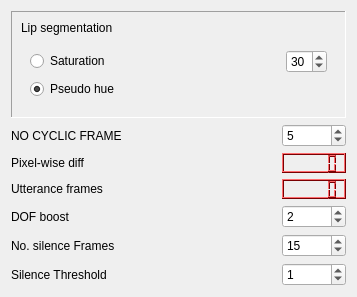
        <widget class="QWidget" name="tab_5">
         <attribute name="title">
          <string>Config</string>
         </attribute>
         <layout class="QGridLayout" name="gridLayout_12">
          <item row="0" column="0" colspan="3">
           <widget class="QFrame" name="frame_5">
            <property name="maximumSize">
             <size>
              <width>16777215</width>
              <height>120</height>
             </size>
            </property>
            <property name="frameShape">
             <enum>QFrame::Panel</enum>
            </property>
            <property name="frameShadow">
             <enum>QFrame::Sunken</enum>
            </property>
            <layout class="QGridLayout" name="gridLayout_13">
             <item row="0" column="0">
              <widget class="QLabel" name="label_13">
               <property name="maximumSize">
                <size>
                 <width>16777215</width>
                 <height>20</height>
                </size>
               </property>
               <property name="text">
                <string>Lip segmentation</string>
               </property>
              </widget>
             </item>
             <item row="1" column="0">
              <widget class="QFrame" name="frame_8">
               <property name="maximumSize">
                <size>
                 <width>16777215</width>
                 <height>80</height>
                </size>
               </property>
               <property name="frameShape">
                <enum>QFrame::NoFrame</enum>
               </property>
               <property name="frameShadow">
                <enum>QFrame::Plain</enum>
               </property>
               <layout class="QGridLayout" name="gridLayout_14">
                <item row="0" column="1">
                 <spacer name="horizontalSpacer_4">
                  <property name="orientation">
                   <enum>Qt::Horizontal</enum>
                  </property>
                  <property name="sizeHint" stdset="0">
                   <size>
                    <width>148</width>
                    <height>20</height>
                   </size>
                  </property>
                 </spacer>
                </item>
                <item row="0" column="0">
                 <widget class="QRadioButton" name="rbSaturation">
                  <property name="text">
                   <string>Saturation</string>
                  </property>
                  <property name="checked">
                   <bool>false</bool>
                  </property>
                 </widget>
                </item>
                <item row="1" column="0">
                 <widget class="QRadioButton" name="rbPseudoHue">
                  <property name="text">
                   <string>Pseudo hue</string>
                  </property>
                  <property name="checked">
                   <bool>true</bool>
                  </property>
                 </widget>
                </item>
                <item row="0" column="2">
                 <widget class="QSpinBox" name="sbSaturation">
                  <property name="value">
                   <number>30</number>
                  </property>
                 </widget>
                </item>
               </layout>
              </widget>
             </item>
            </layout>
           </widget>
          </item>
          <item row="1" column="0">
           <widget class="QLabel" name="label_14">
            <property name="text">
             <string>NO CYCLIC FRAME</string>
            </property>
           </widget>
          </item>
          <item row="1" column="2">
           <widget class="QSpinBox" name="sbNOCF">
            <property name="value">
             <number>5</number>
            </property>
           </widget>
          </item>
          <item row="2" column="0">
           <widget class="QLabel" name="label_4">
            <property name="text">
             <string>Pixel-wise diff</string>
            </property>
           </widget>
          </item>
          <item row="2" column="1">
           <spacer name="horizontalSpacer_3">
            <property name="orientation">
             <enum>Qt::Horizontal</enum>
            </property>
            <property name="sizeHint" stdset="0">
             <size>
              <width>148</width>
              <height>20</height>
             </size>
            </property>
           </spacer>
          </item>
          <item row="2" column="2">
           <widget class="QLCDNumber" name="lcdPixelWiseDiff">
            <property name="maximumSize">
             <size>
              <width>16777215</width>
              <height>20</height>
             </size>
            </property>
            <property name="palette">
             <palette>
              <active>
               <colorrole role="WindowText">
                <brush brushstyle="SolidPattern">
                 <color alpha="255">
                  <red>0</red>
                  <green>0</green>
                  <blue>0</blue>
                 </color>
                </brush>
               </colorrole>
               <colorrole role="Button">
                <brush brushstyle="SolidPattern">
                 <color alpha="255">
                  <red>242</red>
                  <green>0</green>
                  <blue>4</blue>
                 </color>
                </brush>
               </colorrole>
               <colorrole role="Light">
                <brush brushstyle="SolidPattern">
                 <color alpha="255">
                  <red>255</red>
                  <green>108</green>
                  <blue>110</blue>
                 </color>
                </brush>
               </colorrole>
               <colorrole role="Midlight">
                <brush brushstyle="SolidPattern">
                 <color alpha="255">
                  <red>248</red>
                  <green>54</green>
                  <blue>57</blue>
                 </color>
                </brush>
               </colorrole>
               <colorrole role="Dark">
                <brush brushstyle="SolidPattern">
                 <color alpha="255">
                  <red>121</red>
                  <green>0</green>
                  <blue>2</blue>
                 </color>
                </brush>
               </colorrole>
               <colorrole role="Mid">
                <brush brushstyle="SolidPattern">
                 <color alpha="255">
                  <red>161</red>
                  <green>0</green>
                  <blue>2</blue>
                 </color>
                </brush>
               </colorrole>
               <colorrole role="Text">
                <brush brushstyle="SolidPattern">
                 <color alpha="255">
                  <red>0</red>
                  <green>0</green>
                  <blue>0</blue>
                 </color>
                </brush>
               </colorrole>
               <colorrole role="BrightText">
                <brush brushstyle="SolidPattern">
                 <color alpha="255">
                  <red>255</red>
                  <green>255</green>
                  <blue>255</blue>
                 </color>
                </brush>
               </colorrole>
               <colorrole role="ButtonText">
                <brush brushstyle="SolidPattern">
                 <color alpha="255">
                  <red>0</red>
                  <green>0</green>
                  <blue>0</blue>
                 </color>
                </brush>
               </colorrole>
               <colorrole role="Base">
                <brush brushstyle="SolidPattern">
                 <color alpha="255">
                  <red>255</red>
                  <green>255</green>
                  <blue>255</blue>
                 </color>
                </brush>
               </colorrole>
               <colorrole role="Window">
                <brush brushstyle="SolidPattern">
                 <color alpha="255">
                  <red>242</red>
                  <green>0</green>
                  <blue>4</blue>
                 </color>
                </brush>
               </colorrole>
               <colorrole role="Shadow">
                <brush brushstyle="SolidPattern">
                 <color alpha="255">
                  <red>0</red>
                  <green>0</green>
                  <blue>0</blue>
                 </color>
                </brush>
               </colorrole>
               <colorrole role="AlternateBase">
                <brush brushstyle="SolidPattern">
                 <color alpha="255">
                  <red>248</red>
                  <green>127</green>
                  <blue>129</blue>
                 </color>
                </brush>
               </colorrole>
               <colorrole role="ToolTipBase">
                <brush brushstyle="SolidPattern">
                 <color alpha="255">
                  <red>255</red>
                  <green>255</green>
                  <blue>220</blue>
                 </color>
                </brush>
               </colorrole>
               <colorrole role="ToolTipText">
                <brush brushstyle="SolidPattern">
                 <color alpha="255">
                  <red>0</red>
                  <green>0</green>
                  <blue>0</blue>
                 </color>
                </brush>
               </colorrole>
              </active>
              <inactive>
               <colorrole role="WindowText">
                <brush brushstyle="SolidPattern">
                 <color alpha="255">
                  <red>0</red>
                  <green>0</green>
                  <blue>0</blue>
                 </color>
                </brush>
               </colorrole>
               <colorrole role="Button">
                <brush brushstyle="SolidPattern">
                 <color alpha="255">
                  <red>242</red>
                  <green>0</green>
                  <blue>4</blue>
                 </color>
                </brush>
               </colorrole>
               <colorrole role="Light">
                <brush brushstyle="SolidPattern">
                 <color alpha="255">
                  <red>255</red>
                  <green>108</green>
                  <blue>110</blue>
                 </color>
                </brush>
               </colorrole>
               <colorrole role="Midlight">
                <brush brushstyle="SolidPattern">
                 <color alpha="255">
                  <red>248</red>
                  <green>54</green>
                  <blue>57</blue>
                 </color>
                </brush>
               </colorrole>
               <colorrole role="Dark">
                <brush brushstyle="SolidPattern">
                 <color alpha="255">
                  <red>121</red>
                  <green>0</green>
                  <blue>2</blue>
                 </color>
                </brush>
               </colorrole>
               <colorrole role="Mid">
                <brush brushstyle="SolidPattern">
                 <color alpha="255">
                  <red>161</red>
                  <green>0</green>
                  <blue>2</blue>
                 </color>
                </brush>
               </colorrole>
               <colorrole role="Text">
                <brush brushstyle="SolidPattern">
                 <color alpha="255">
                  <red>0</red>
                  <green>0</green>
                  <blue>0</blue>
                 </color>
                </brush>
               </colorrole>
               <colorrole role="BrightText">
                <brush brushstyle="SolidPattern">
                 <color alpha="255">
                  <red>255</red>
                  <green>255</green>
                  <blue>255</blue>
                 </color>
                </brush>
               </colorrole>
               <colorrole role="ButtonText">
                <brush brushstyle="SolidPattern">
                 <color alpha="255">
                  <red>0</red>
                  <green>0</green>
                  <blue>0</blue>
                 </color>
                </brush>
               </colorrole>
               <colorrole role="Base">
                <brush brushstyle="SolidPattern">
                 <color alpha="255">
                  <red>255</red>
                  <green>255</green>
                  <blue>255</blue>
                 </color>
                </brush>
               </colorrole>
               <colorrole role="Window">
                <brush brushstyle="SolidPattern">
                 <color alpha="255">
                  <red>242</red>
                  <green>0</green>
                  <blue>4</blue>
                 </color>
                </brush>
               </colorrole>
               <colorrole role="Shadow">
                <brush brushstyle="SolidPattern">
                 <color alpha="255">
                  <red>0</red>
                  <green>0</green>
                  <blue>0</blue>
                 </color>
                </brush>
               </colorrole>
               <colorrole role="AlternateBase">
                <brush brushstyle="SolidPattern">
                 <color alpha="255">
                  <red>248</red>
                  <green>127</green>
                  <blue>129</blue>
                 </color>
                </brush>
               </colorrole>
               <colorrole role="ToolTipBase">
                <brush brushstyle="SolidPattern">
                 <color alpha="255">
                  <red>255</red>
                  <green>255</green>
                  <blue>220</blue>
                 </color>
                </brush>
               </colorrole>
               <colorrole role="ToolTipText">
                <brush brushstyle="SolidPattern">
                 <color alpha="255">
                  <red>0</red>
                  <green>0</green>
                  <blue>0</blue>
                 </color>
                </brush>
               </colorrole>
              </inactive>
              <disabled>
               <colorrole role="WindowText">
                <brush brushstyle="SolidPattern">
                 <color alpha="255">
                  <red>121</red>
                  <green>0</green>
                  <blue>2</blue>
                 </color>
                </brush>
               </colorrole>
               <colorrole role="Button">
                <brush brushstyle="SolidPattern">
                 <color alpha="255">
                  <red>242</red>
                  <green>0</green>
                  <blue>4</blue>
                 </color>
                </brush>
               </colorrole>
               <colorrole role="Light">
                <brush brushstyle="SolidPattern">
                 <color alpha="255">
                  <red>255</red>
                  <green>108</green>
                  <blue>110</blue>
                 </color>
                </brush>
               </colorrole>
               <colorrole role="Midlight">
                <brush brushstyle="SolidPattern">
                 <color alpha="255">
                  <red>248</red>
                  <green>54</green>
                  <blue>57</blue>
                 </color>
                </brush>
               </colorrole>
               <colorrole role="Dark">
                <brush brushstyle="SolidPattern">
                 <color alpha="255">
                  <red>121</red>
                  <green>0</green>
                  <blue>2</blue>
                 </color>
                </brush>
               </colorrole>
               <colorrole role="Mid">
                <brush brushstyle="SolidPattern">
                 <color alpha="255">
                  <red>161</red>
                  <green>0</green>
                  <blue>2</blue>
                 </color>
                </brush>
               </colorrole>
               <colorrole role="Text">
                <brush brushstyle="SolidPattern">
                 <color alpha="255">
                  <red>121</red>
                  <green>0</green>
                  <blue>2</blue>
                 </color>
                </brush>
               </colorrole>
               <colorrole role="BrightText">
                <brush brushstyle="SolidPattern">
                 <color alpha="255">
                  <red>255</red>
                  <green>255</green>
                  <blue>255</blue>
                 </color>
                </brush>
               </colorrole>
               <colorrole role="ButtonText">
                <brush brushstyle="SolidPattern">
                 <color alpha="255">
                  <red>121</red>
                  <green>0</green>
                  <blue>2</blue>
                 </color>
                </brush>
               </colorrole>
               <colorrole role="Base">
                <brush brushstyle="SolidPattern">
                 <color alpha="255">
                  <red>242</red>
                  <green>0</green>
                  <blue>4</blue>
                 </color>
                </brush>
               </colorrole>
               <colorrole role="Window">
                <brush brushstyle="SolidPattern">
                 <color alpha="255">
                  <red>242</red>
                  <green>0</green>
                  <blue>4</blue>
                 </color>
                </brush>
               </colorrole>
               <colorrole role="Shadow">
                <brush brushstyle="SolidPattern">
                 <color alpha="255">
                  <red>0</red>
                  <green>0</green>
                  <blue>0</blue>
                 </color>
                </brush>
               </colorrole>
               <colorrole role="AlternateBase">
                <brush brushstyle="SolidPattern">
                 <color alpha="255">
                  <red>242</red>
                  <green>0</green>
                  <blue>4</blue>
                 </color>
                </brush>
               </colorrole>
               <colorrole role="ToolTipBase">
                <brush brushstyle="SolidPattern">
                 <color alpha="255">
                  <red>255</red>
                  <green>255</green>
                  <blue>220</blue>
                 </color>
                </brush>
               </colorrole>
               <colorrole role="ToolTipText">
                <brush brushstyle="SolidPattern">
                 <color alpha="255">
                  <red>0</red>
                  <green>0</green>
                  <blue>0</blue>
                 </color>
                </brush>
               </colorrole>
              </disabled>
             </palette>
            </property>
            <property name="font">
             <font>
              <weight>75</weight>
              <italic>false</italic>
              <bold>true</bold>
             </font>
            </property>
           </widget>
          </item>
          <item row="3" column="0">
           <widget class="QLabel" name="label_9">
            <property name="text">
             <string>Utterance frames</string>
            </property>
           </widget>
          </item>
          <item row="3" column="2">
           <widget class="QLCDNumber" name="lcdUtterance">
            <property name="maximumSize">
             <size>
              <width>16777215</width>
              <height>20</height>
             </size>
            </property>
            <property name="palette">
             <palette>
              <active>
               <colorrole role="WindowText">
                <brush brushstyle="SolidPattern">
                 <color alpha="255">
                  <red>0</red>
                  <green>0</green>
                  <blue>0</blue>
                 </color>
                </brush>
               </colorrole>
               <colorrole role="Button">
                <brush brushstyle="SolidPattern">
                 <color alpha="255">
                  <red>242</red>
                  <green>0</green>
                  <blue>4</blue>
                 </color>
                </brush>
               </colorrole>
               <colorrole role="Light">
                <brush brushstyle="SolidPattern">
                 <color alpha="255">
                  <red>255</red>
                  <green>108</green>
                  <blue>110</blue>
                 </color>
                </brush>
               </colorrole>
               <colorrole role="Midlight">
                <brush brushstyle="SolidPattern">
                 <color alpha="255">
                  <red>248</red>
                  <green>54</green>
                  <blue>57</blue>
                 </color>
                </brush>
               </colorrole>
               <colorrole role="Dark">
                <brush brushstyle="SolidPattern">
                 <color alpha="255">
                  <red>121</red>
                  <green>0</green>
                  <blue>2</blue>
                 </color>
                </brush>
               </colorrole>
               <colorrole role="Mid">
                <brush brushstyle="SolidPattern">
                 <color alpha="255">
                  <red>161</red>
                  <green>0</green>
                  <blue>2</blue>
                 </color>
                </brush>
               </colorrole>
               <colorrole role="Text">
                <brush brushstyle="SolidPattern">
                 <color alpha="255">
                  <red>0</red>
                  <green>0</green>
                  <blue>0</blue>
                 </color>
                </brush>
               </colorrole>
               <colorrole role="BrightText">
                <brush brushstyle="SolidPattern">
                 <color alpha="255">
                  <red>255</red>
                  <green>255</green>
                  <blue>255</blue>
                 </color>
                </brush>
               </colorrole>
               <colorrole role="ButtonText">
                <brush brushstyle="SolidPattern">
                 <color alpha="255">
                  <red>0</red>
                  <green>0</green>
                  <blue>0</blue>
                 </color>
                </brush>
               </colorrole>
               <colorrole role="Base">
                <brush brushstyle="SolidPattern">
                 <color alpha="255">
                  <red>255</red>
                  <green>255</green>
                  <blue>255</blue>
                 </color>
                </brush>
               </colorrole>
               <colorrole role="Window">
                <brush brushstyle="SolidPattern">
                 <color alpha="255">
                  <red>242</red>
                  <green>0</green>
                  <blue>4</blue>
                 </color>
                </brush>
               </colorrole>
               <colorrole role="Shadow">
                <brush brushstyle="SolidPattern">
                 <color alpha="255">
                  <red>0</red>
                  <green>0</green>
                  <blue>0</blue>
                 </color>
                </brush>
               </colorrole>
               <colorrole role="AlternateBase">
                <brush brushstyle="SolidPattern">
                 <color alpha="255">
                  <red>248</red>
                  <green>127</green>
                  <blue>129</blue>
                 </color>
                </brush>
               </colorrole>
               <colorrole role="ToolTipBase">
                <brush brushstyle="SolidPattern">
                 <color alpha="255">
                  <red>255</red>
                  <green>255</green>
                  <blue>220</blue>
                 </color>
                </brush>
               </colorrole>
               <colorrole role="ToolTipText">
                <brush brushstyle="SolidPattern">
                 <color alpha="255">
                  <red>0</red>
                  <green>0</green>
                  <blue>0</blue>
                 </color>
                </brush>
               </colorrole>
              </active>
              <inactive>
               <colorrole role="WindowText">
                <brush brushstyle="SolidPattern">
                 <color alpha="255">
                  <red>0</red>
                  <green>0</green>
                  <blue>0</blue>
                 </color>
                </brush>
               </colorrole>
               <colorrole role="Button">
                <brush brushstyle="SolidPattern">
                 <color alpha="255">
                  <red>242</red>
                  <green>0</green>
                  <blue>4</blue>
                 </color>
                </brush>
               </colorrole>
               <colorrole role="Light">
                <brush brushstyle="SolidPattern">
                 <color alpha="255">
                  <red>255</red>
                  <green>108</green>
                  <blue>110</blue>
                 </color>
                </brush>
               </colorrole>
               <colorrole role="Midlight">
                <brush brushstyle="SolidPattern">
                 <color alpha="255">
                  <red>248</red>
                  <green>54</green>
                  <blue>57</blue>
                 </color>
                </brush>
               </colorrole>
               <colorrole role="Dark">
                <brush brushstyle="SolidPattern">
                 <color alpha="255">
                  <red>121</red>
                  <green>0</green>
                  <blue>2</blue>
                 </color>
                </brush>
               </colorrole>
               <colorrole role="Mid">
                <brush brushstyle="SolidPattern">
                 <color alpha="255">
                  <red>161</red>
                  <green>0</green>
                  <blue>2</blue>
                 </color>
                </brush>
               </colorrole>
               <colorrole role="Text">
                <brush brushstyle="SolidPattern">
                 <color alpha="255">
                  <red>0</red>
                  <green>0</green>
                  <blue>0</blue>
                 </color>
                </brush>
               </colorrole>
               <colorrole role="BrightText">
                <brush brushstyle="SolidPattern">
                 <color alpha="255">
                  <red>255</red>
                  <green>255</green>
                  <blue>255</blue>
                 </color>
                </brush>
               </colorrole>
               <colorrole role="ButtonText">
                <brush brushstyle="SolidPattern">
                 <color alpha="255">
                  <red>0</red>
                  <green>0</green>
                  <blue>0</blue>
                 </color>
                </brush>
               </colorrole>
               <colorrole role="Base">
                <brush brushstyle="SolidPattern">
                 <color alpha="255">
                  <red>255</red>
                  <green>255</green>
                  <blue>255</blue>
                 </color>
                </brush>
               </colorrole>
               <colorrole role="Window">
                <brush brushstyle="SolidPattern">
                 <color alpha="255">
                  <red>242</red>
                  <green>0</green>
                  <blue>4</blue>
                 </color>
                </brush>
               </colorrole>
               <colorrole role="Shadow">
                <brush brushstyle="SolidPattern">
                 <color alpha="255">
                  <red>0</red>
                  <green>0</green>
                  <blue>0</blue>
                 </color>
                </brush>
               </colorrole>
               <colorrole role="AlternateBase">
                <brush brushstyle="SolidPattern">
                 <color alpha="255">
                  <red>248</red>
                  <green>127</green>
                  <blue>129</blue>
                 </color>
                </brush>
               </colorrole>
               <colorrole role="ToolTipBase">
                <brush brushstyle="SolidPattern">
                 <color alpha="255">
                  <red>255</red>
                  <green>255</green>
                  <blue>220</blue>
                 </color>
                </brush>
               </colorrole>
               <colorrole role="ToolTipText">
                <brush brushstyle="SolidPattern">
                 <color alpha="255">
                  <red>0</red>
                  <green>0</green>
                  <blue>0</blue>
                 </color>
                </brush>
               </colorrole>
              </inactive>
              <disabled>
               <colorrole role="WindowText">
                <brush brushstyle="SolidPattern">
                 <color alpha="255">
                  <red>121</red>
                  <green>0</green>
                  <blue>2</blue>
                 </color>
                </brush>
               </colorrole>
               <colorrole role="Button">
                <brush brushstyle="SolidPattern">
                 <color alpha="255">
                  <red>242</red>
                  <green>0</green>
                  <blue>4</blue>
                 </color>
                </brush>
               </colorrole>
               <colorrole role="Light">
                <brush brushstyle="SolidPattern">
                 <color alpha="255">
                  <red>255</red>
                  <green>108</green>
                  <blue>110</blue>
                 </color>
                </brush>
               </colorrole>
               <colorrole role="Midlight">
                <brush brushstyle="SolidPattern">
                 <color alpha="255">
                  <red>248</red>
                  <green>54</green>
                  <blue>57</blue>
                 </color>
                </brush>
               </colorrole>
               <colorrole role="Dark">
                <brush brushstyle="SolidPattern">
                 <color alpha="255">
                  <red>121</red>
                  <green>0</green>
                  <blue>2</blue>
                 </color>
                </brush>
               </colorrole>
               <colorrole role="Mid">
                <brush brushstyle="SolidPattern">
                 <color alpha="255">
                  <red>161</red>
                  <green>0</green>
                  <blue>2</blue>
                 </color>
                </brush>
               </colorrole>
               <colorrole role="Text">
                <brush brushstyle="SolidPattern">
                 <color alpha="255">
                  <red>121</red>
                  <green>0</green>
                  <blue>2</blue>
                 </color>
                </brush>
               </colorrole>
               <colorrole role="BrightText">
                <brush brushstyle="SolidPattern">
                 <color alpha="255">
                  <red>255</red>
                  <green>255</green>
                  <blue>255</blue>
                 </color>
                </brush>
               </colorrole>
               <colorrole role="ButtonText">
                <brush brushstyle="SolidPattern">
                 <color alpha="255">
                  <red>121</red>
                  <green>0</green>
                  <blue>2</blue>
                 </color>
                </brush>
               </colorrole>
               <colorrole role="Base">
                <brush brushstyle="SolidPattern">
                 <color alpha="255">
                  <red>242</red>
                  <green>0</green>
                  <blue>4</blue>
                 </color>
                </brush>
               </colorrole>
               <colorrole role="Window">
                <brush brushstyle="SolidPattern">
                 <color alpha="255">
                  <red>242</red>
                  <green>0</green>
                  <blue>4</blue>
                 </color>
                </brush>
               </colorrole>
               <colorrole role="Shadow">
                <brush brushstyle="SolidPattern">
                 <color alpha="255">
                  <red>0</red>
                  <green>0</green>
                  <blue>0</blue>
                 </color>
                </brush>
               </colorrole>
               <colorrole role="AlternateBase">
                <brush brushstyle="SolidPattern">
                 <color alpha="255">
                  <red>242</red>
                  <green>0</green>
                  <blue>4</blue>
                 </color>
                </brush>
               </colorrole>
               <colorrole role="ToolTipBase">
                <brush brushstyle="SolidPattern">
                 <color alpha="255">
                  <red>255</red>
                  <green>255</green>
                  <blue>220</blue>
                 </color>
                </brush>
               </colorrole>
               <colorrole role="ToolTipText">
                <brush brushstyle="SolidPattern">
                 <color alpha="255">
                  <red>0</red>
                  <green>0</green>
                  <blue>0</blue>
                 </color>
                </brush>
               </colorrole>
              </disabled>
             </palette>
            </property>
            <property name="font">
             <font>
              <weight>75</weight>
              <italic>false</italic>
              <bold>true</bold>
             </font>
            </property>
           </widget>
          </item>
          <item row="4" column="0">
           <widget class="QLabel" name="label_10">
            <property name="text">
             <string>DOF boost</string>
            </property>
           </widget>
          </item>
          <item row="4" column="2">
           <widget class="QSpinBox" name="sbDOFboost">
            <property name="value">
             <number>2</number>
            </property>
           </widget>
          </item>
          <item row="5" column="0">
           <widget class="QLabel" name="label_7">
            <property name="text">
             <string>No. silence Frames</string>
            </property>
           </widget>
          </item>
          <item row="5" column="2">
           <widget class="QSpinBox" name="sbNoSF">
            <property name="value">
             <number>15</number>
            </property>
           </widget>
          </item>
          <item row="6" column="0">
           <widget class="QLabel" name="label_8">
            <property name="text">
             <string>Silence Threshold</string>
            </property>
           </widget>
          </item>
          <item row="6" column="2">
           <widget class="QSpinBox" name="sbST">
            <property name="value">
             <number>1</number>
            </property>
           </widget>
          </item>
         </layout>
        </widget>
